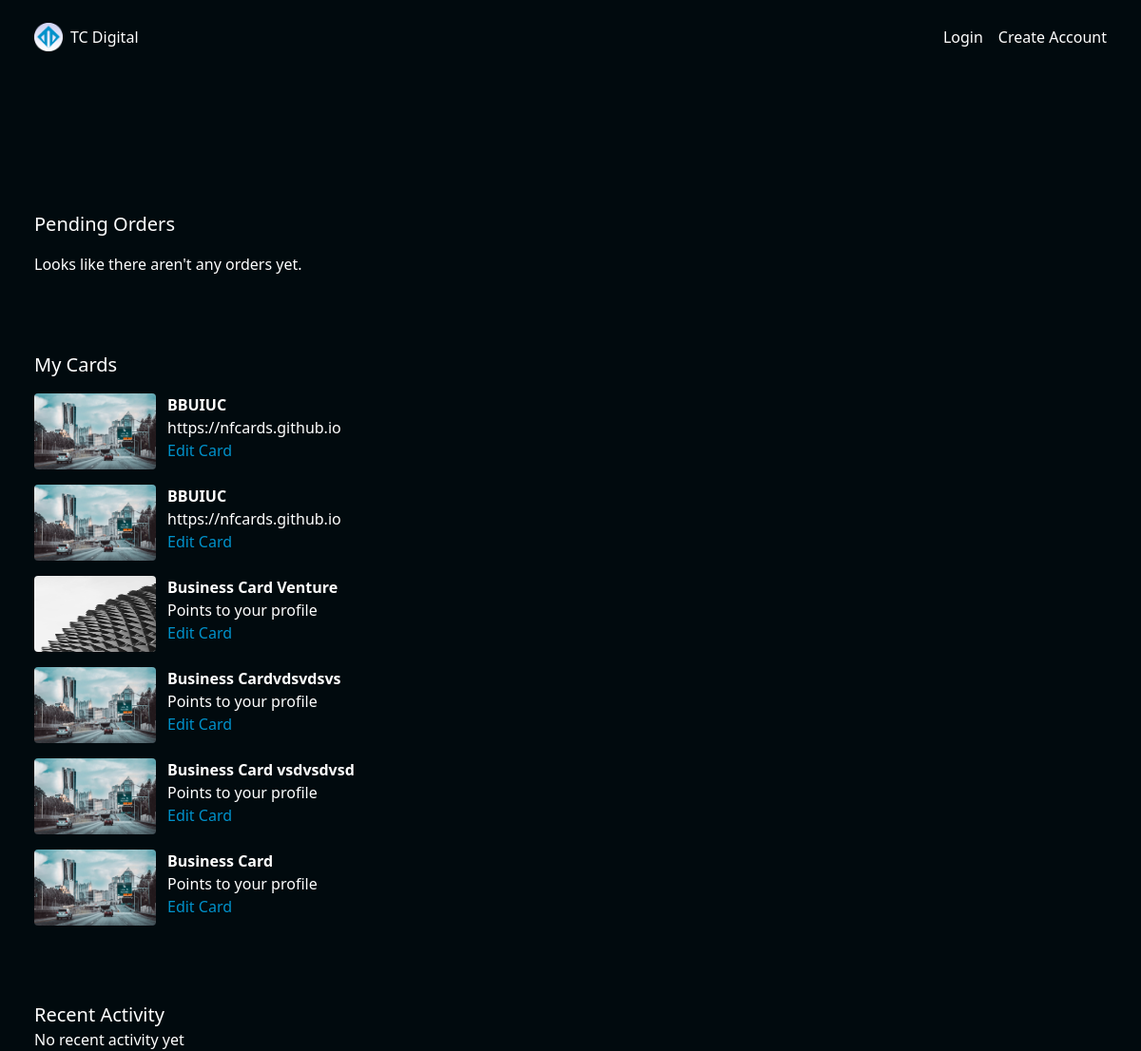
The app's page /dashboard/, older data.
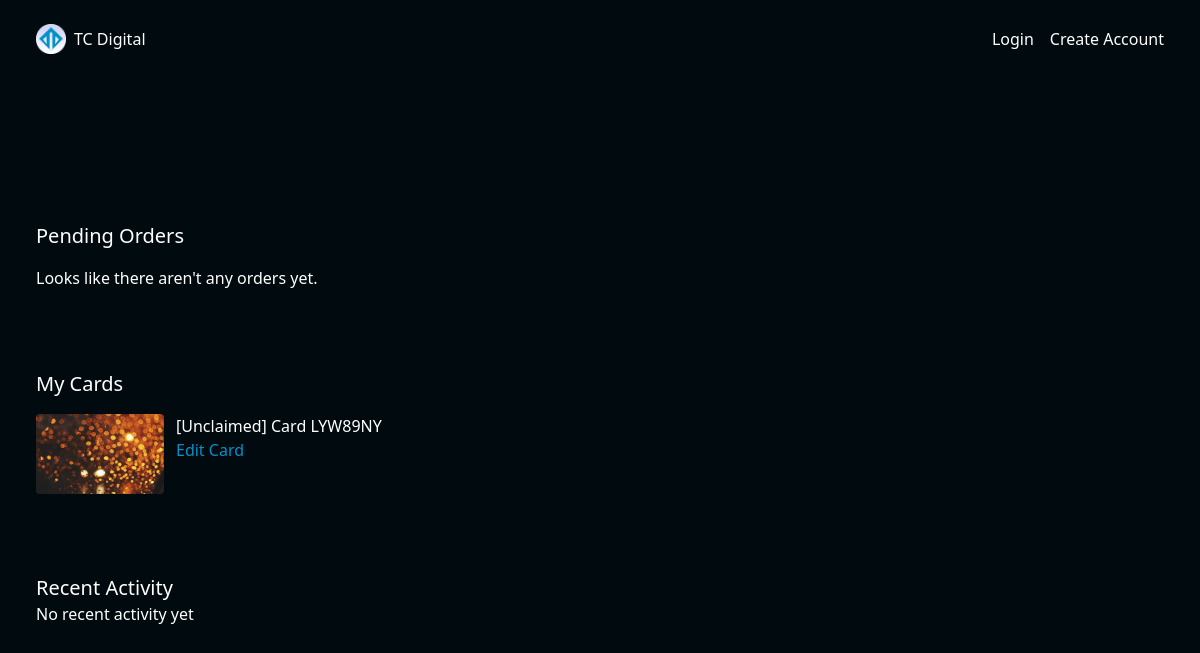
The same page, newer data.
### cardManager/models.py (models this page shows, shortened)
class Card(models.Model):
	card_id = models.AutoField(primary_key=True)
	token = models.CharField(max_length=7, default=gen_token, blank=False,null=False, unique=True)
	owner = models.ForeignKey(Owner, on_delete=models.PROTECT, related_name='cards',null=True, blank=True)
	alias = models.CharField(max_length=60, blank=True)
	show_profile = models.BooleanField(default=False)
	reroute_url = models.URLField(max_length=200, blank=True)
	design = models.ForeignKey(Design, on_delete=models.PROTECT, related_name='cards', null=False, blank=False)
	class Meta:
		constraints = [
			UniqueConstraint(fields=['owner','alias'], name='unique_card_alias')
		]
	def __str__(self):
		return f"Card {self.token}" if self.owner else f"[Unclaimed] Card {self.token}"
	def get_absolute_url(self):
		return reverse('card_view', kwargs={'card_token': self.token})
	def get_update_url(self):
		return reverse('card_update_view', kwargs={'card_token': self.token})

class Design(models.Model):
	design_id = models.AutoField(primary_key=True)
	name = models.CharField(blank=False, null=False, max_length=50)
	front_design = models.ImageField(upload_to='cardDesigns/', blank=True)

### cardManager/views.py (the view)
# urls.py: path('dashboard/', views.UserDashboard.as_view(), name='dashboard_view'),
class UserDashboard(ContextMixin, View):
	template_name = 'cardManager/dashboard.html'
	def get(self, request, **kwargs):
		context = self.get_context_data(**kwargs)
		return render(request, self.template_name, context)
	def get_context_data(self, **kwargs):
		context = super().get_context_data(**kwargs)
		owner_id = self.request.user.pk
		owner_cards = Card.objects.filter(owner_id=owner_id)
		owner_requested_cards = Request.objects.exclude(status="shipped").filter(owner_id=owner_id)
		recent_activities = Usage.objects.filter(card__owner=owner_id).order_by('-date_used')[0:5]
		context['user_cards'] = owner_cards
		context['recent_activities'] = recent_activities
		context['requested_cards'] = owner_requested_cards
		if self.request.user.is_authenticated:
			context['pending_orders'] = Request.objects.all()
		return context

### cardManager/templates/cardManager/dashboard.html (shortened to what this page needs)
{% extends 'cardManager/base.html'%}
{% block content %}
<div class="flex flex-col gap-4 mb-20">
	<h2 class="text-xl">Pending Orders</h2>
	{% for order in pending_orders %}
		<div class="flex flex-row gap-3">
			<img class="w-[8rem] h-[5rem] rounded-sm" src="
			{% if order.preset_design %}
				{{ order.preset_design.front_design.url }}
			{% elif order.custom_design %}
				{{ order.custom_design.url }}
			{% endif %}"/>
			<div>
				<p class="font-bold">{{ order.owner }}</p>
				<p class="text-darkgrey"> wants {% if order.card_qty == 1 %}a card{% else %} {{ order.card_qty }} cards {%endif%} </p>
				<a href="{{ order.get_absolute_url }}" class="text-(--color-main)">View Details</a>
			</div>
		</div>
		{% empty %}
		<p>Looks like there aren't any orders yet.</p>
	{% endfor %}
</div>
	<div class="flex flex-col gap-4 mb-20">
		<h2 class="text-xl">My Cards</h2>
	{% for card in user_cards %}
		<div class="flex flex-row gap-3">
			<a href="{{ card.get_absolute_url }}">
				<img class="w-[8rem] h-[5rem] rounded-sm" src="{{ card.design.front_design.url }}"/>
			</a>
			<div>
				{% if card.alias %}
					<p class="font-bold">{{ card.alias }}</p>
					{% else %}
					<p>{{ card }}</p>
				{% endif %}
				{% if card.show_profile %}
					<p class="text-darkgrey">Points to your profile</p>
				{% elif not card.show_profile and card.reroute_url %}
					<p class="text-darkgrey">{{ card.reroute_url }}</p>
				{% endif %}
				<a href="{{ card.get_update_url }}" class="text-(--color-main)">Edit Card</a>
			</div>
		</div>
		{% empty %}
		<p>Looks like there aren't any cards here.</p>
	{% endfor %}
	</div>
		<div class="activity flex flex-col">
			<h2 class="text-xl">Recent Activity</h2>
			{% for activity in recent_activities%}
			<div class="flex flex-row items-center gap-2">
				<div>
					<img src="{{ activity.card.design.front_design.url }}" class="w-[3rem] h-[1.7rem] rounded-sm">
				</div>
				<div class="flex flex-col mt-2">
					{% if activity.card.alias %}
					<p>{{ activity.card.alias }} was tapped</p>
					{% else %}
					<p>{{ activity.card }} was tapped</p>
				{% endif %}
					<p class="text-xs">{{ activity.date_used|date:"h:i a m/j/y" }} </p>
				</div>
			</div>
			{% empty %}
				<p>No recent activity yet</p>
			{% endfor %}
		</div>
{% endblock %}

Row changes from the older to the newer data that the page shows:
removed Card: design.front_design (picture), alias "BBUIUC", reroute_url "https://nfcards.github.io"
removed Card: design.front_design (picture), alias "BBUIUC", reroute_url "https://nfcards.github.io"
removed Card: design.front_design (picture), alias "Business Card Venture", show_profile "Points to your profile"
removed Card: design.front_design (picture), alias "Business Cardvdsvdsvs", show_profile "Points to your profile"
removed Card: design.front_design (picture), alias "Business Card vsdvsdvsd", show_profile "Points to your profile"
removed Card: design.front_design (picture), alias "Business Card", show_profile "Points to your profile"
added Card: design.front_design (picture), owner+token "[Unclaimed] Card LYW89NY"
